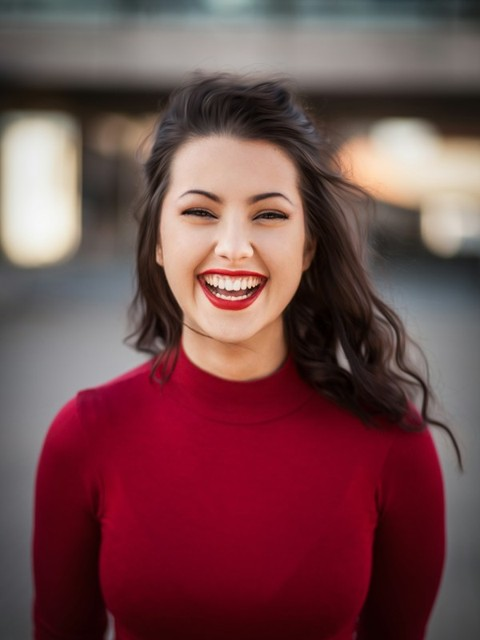
#> input picture backend/tests/fixtures/face.jpg, 480 x 640 px
$ python -i beward_common.py   (imports and definitions only)
#> lines starting #> are read from the running program, lines starting #| are printed output that depends on the picture
"""Helpers do driver BEWARD: conversões puras e utilidades de foto/estratégia."""
import base64
import binascii
import zlib

# dom(0)..sab(6) -> nomes Beward
DAY_NAMES = ["sunday", "monday", "tuesday", "wednesday", "thursday", "friday", "saturday"]

VERIFY_STATUS = {
    0: ("pending", "Aguardando decisão remota"),  # 1457460 no modo remoto
    1: ("granted", "Acesso liberado"),
    2: ("denied", "Lista negra"),
    3: ("denied", "Não cadastrado"),
    22: ("pending", "Aguardando decisão remota"),
    24: ("denied", "Fora da política de horário"),
}
VERIFY_TYPE = {
    1: "facial", 21: "cartao_rfid", 22: "cartao+facial", 24: "wiegand",
    25: "wiegand+facial", 27: "remoto_http",
}
DIRECTION = {0: None, 1: "entrada", 2: "saida"}

# Alarmes MQTT (AlarmInfoPush code) e HTTP
ALARM_CODES = {
    1: ("porta_aberta", "Porta aberta por tempo excedido", "media"),
    2: ("porta_forcada", "Porta forçada", "alta"),
    3: ("tamper", "Remoção do equipamento", "alta"),
    4: ("prova_vida", "Ataque de prova de vida (foto/vídeo)", "alta"),
    5: ("incendio", "Alarme de incêndio", "alta"),
    6: ("sensor_porta", "Status do sensor de porta", "baixa"),
}


def strategy_id_for(time_range_id: str) -> int:
    """ID numérico estável (int32) para o strategyID do equipamento a partir do uuid da faixa."""
    return zlib.crc32(str(time_range_id).encode()) % (2 ** 31)


def _hhmmss(t: str) -> str:
    t = (t or "00:00").strip()
    return t if t.count(":") == 2 else f"{t}:00"


# [38 lines left out: functions time_range_to_strategy, map_verify, not called in this run]


def dedup_key(device_id, create_time, person_id):
    return f"{device_id}:{create_time}:{person_id}"


def prepare_photo(data: str, max_bytes: int = 1_000_000) -> str:
    """Normaliza foto para base64 puro (sem prefixo data:). Redimensiona se Pillow disponível."""
    if not data:
        return ""
    if data.startswith("data:"):
        data = data.split(",", 1)[-1]
    try:
        raw = base64.b64decode(data)
    except (binascii.Error, ValueError):
        return ""  # URL externa — usar picURI
    try:
        from PIL import Image  # opcional
        import io
        img = Image.open(io.BytesIO(raw)).convert("RGB")
        if img.width > 1080:
            ratio = 1080 / img.width
            img = img.resize((1080, int(img.height * ratio)))
        q = 85
        while q >= 40:
            buf = io.BytesIO()
            img.save(buf, format="JPEG", quality=q)
            if buf.tell() <= max_bytes:
                raw = buf.getvalue()
                break
            q -= 10
    except Exception:
        pass
    return base64.b64encode(raw).decode()

>>> import cv2
>>> picture = cv2.imread('../tests/fixtures/face.jpg', cv2.IMREAD_GRAYSCALE)
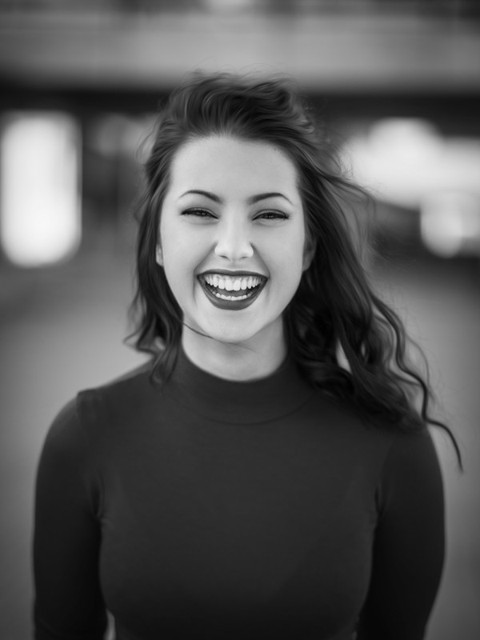
#> picture: shape (640, 480); min 0, max 247, mean 86.4
>>> result = prepare_photo(picture)
#> (the run stopped early here; a loop or call above may not have finished)
